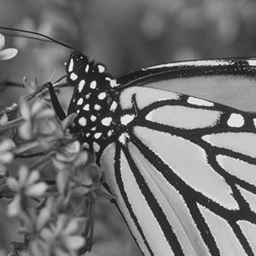
#> input picture datasets/srdata/Set12/05.png, 256 x 256 px
$ python code1_simu_poisson.py
#> lines starting #> are read from the running program, lines starting #| are printed output that depends on the picture
import os
import cv2
import numpy as np
import matplotlib.pyplot as plt

def add_poisson_noise_gray(img_gray, scale=0.5):
    noisy = np.random.poisson(img_gray)
    poisson_noise = noisy - img_gray
    noisy = img_gray + scale * poisson_noise
    noisy = np.round(np.clip(noisy, a_min=0, a_max=255))
    return noisy.astype(np.uint8)


if __name__ == "__main__":
    os.makedirs('./results/noise_simu', exist_ok=True)
    img_path = '../datasets/srdata/Set12/05.png'
    img = cv2.imread(img_path)[:,:,0]
#> img: shape (256, 256); min 16, max 243, mean 112.9
    poisson_scale_ls = [0.3, 1.2, 1.8]
    N = len(poisson_scale_ls)
    fig = plt.figure(figsize=(10, 6))
    for sid, s in enumerate(poisson_scale_ls):
        noisy = add_poisson_noise_gray(img, scale=s)
        fig.add_subplot(2, N, sid + 1)
        plt.imshow(noisy, cmap='gray')
        plt.axis('off')
        plt.title(f'Poisson, scale={s}')
        fig.add_subplot(2, N, N + sid + 1)
        plt.imshow(np.abs(noisy * 1.0 - img), cmap='gray')
        plt.axis('off')
#> this loop made 3 passes
#> pass 1, in add_poisson_noise_gray, `noisy = np.random.poisson(img_gray)`:
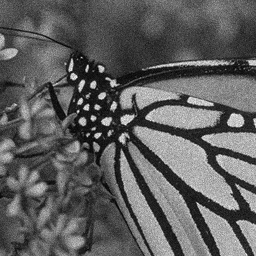
#> noisy: shape (256, 256) int64; min 13, max 280, mean 112.9; drawn with min black and max white
#> pass 1, in add_poisson_noise_gray, `poisson_noise = noisy - img_gray`:
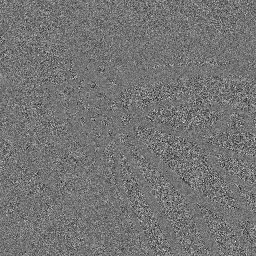
#> poisson_noise: shape (256, 256) int64; min -54, max 64, mean 0; drawn with min black and max white
    plt.savefig(f'results/noise_simu/poisson.png')
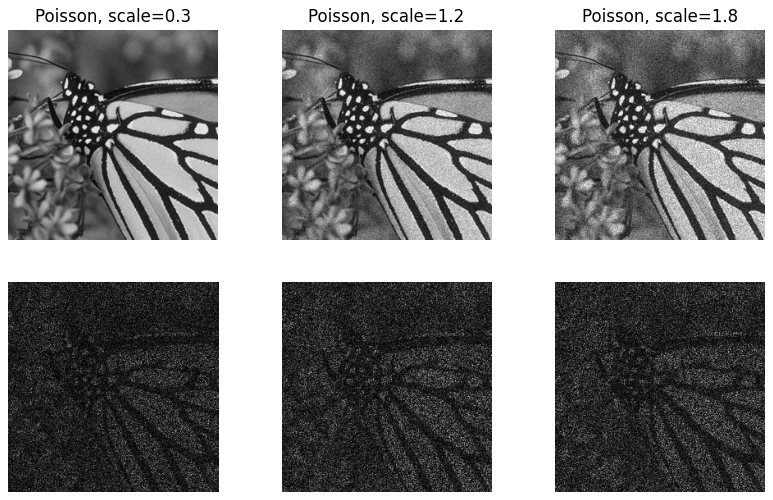
#> figure drawn by matplotlib, 6 panels
    plt.close()

$ run again, with datasets/srdata/Set12/02.png copied over datasets/srdata/Set12/05.png
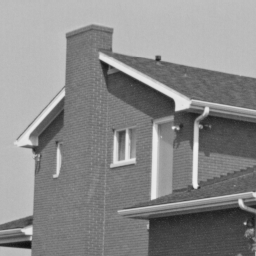
#> input picture datasets/srdata/Set12/02.png, 256 x 256 px
#> the loop `for sid, s in enumerate(poisson_scale_ls):` made 3 passes
#> pass 1, in add_poisson_noise_gray, `noisy = np.random.poisson(img_gray)`:
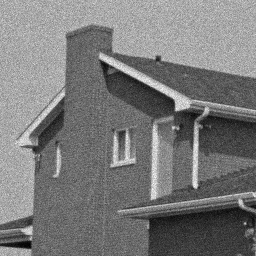
#> noisy: shape (256, 256) int64; min 11, max 276, mean 138; drawn with min black and max white
#> pass 1, in add_poisson_noise_gray, `poisson_noise = noisy - img_gray`:
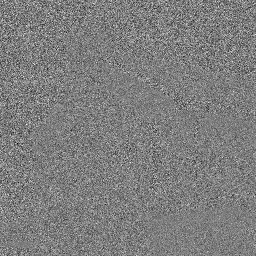
#> poisson_noise: shape (256, 256) int64; min -58, max 59, mean 0; drawn with min black and max white

$ run again, with datasets/srdata/Set12/03.png copied over datasets/srdata/Set12/05.png
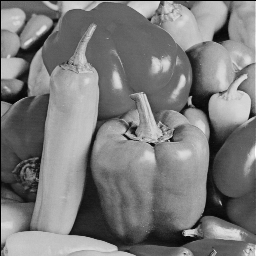
#> input picture datasets/srdata/Set12/03.png, 256 x 256 px
#> the loop `for sid, s in enumerate(poisson_scale_ls):` made 3 passes
#> pass 1, in add_poisson_noise_gray, `noisy = np.random.poisson(img_gray)`:
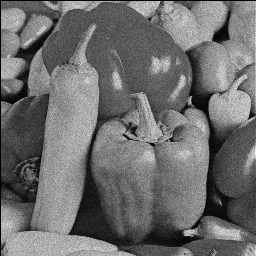
#> noisy: shape (256, 256) int64; min 0, max 285, mean 123; drawn with min black and max white
#> pass 1, in add_poisson_noise_gray, `poisson_noise = noisy - img_gray`:
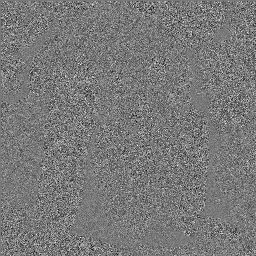
#> poisson_noise: shape (256, 256) int64; min -50, max 55, mean -0.1; drawn with min black and max white
